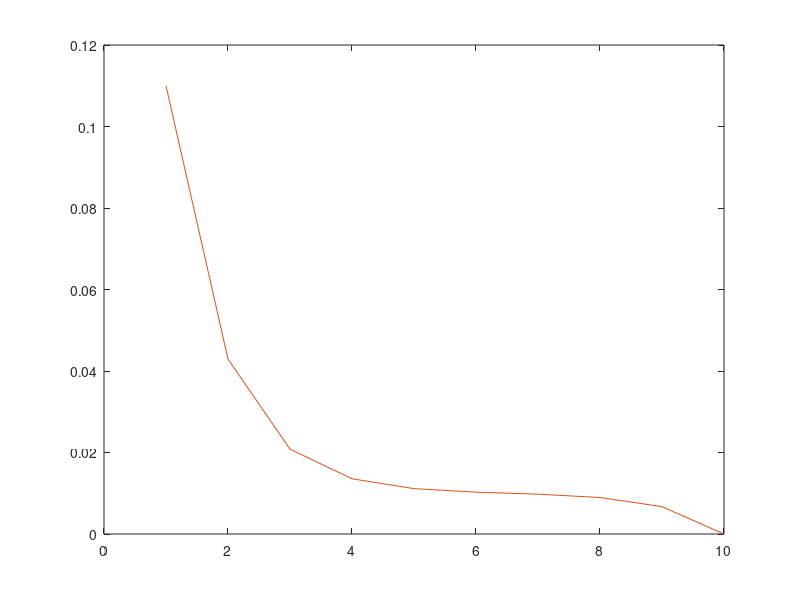

Write the MATLAB code that produced this figure.
clc 
clear all
close all
clc
clear all
close all
L=1;
Uo=1;
v=1;
A=1;
p=10;
N=10;
x =linspace(0,L,N);
a = -2+(p^(2)/N^(2))*ones(1,N);
b = ones(1,N);
c = ones(1,N);
f = ones(N,1)+2*(1/N)*v;
f(1)= v;
f(L)=0;

alpha(1)=a(1);
g(1)=f(1);
for j =2:N
    alpha(j)=a(j)-(b(j)/alpha(j-1))*c(j-1);
    g(j)=f(j) - (b(j)/alpha(j-1))*g(j-1);
end
u(N)=g(N)/alpha(N);

for k=1:N-1
    u(N-k)=(g(N-k)-c(N-k)*u(N-k))/(alpha(N-k))
end
for i=1:N
    m(i)=(1-(cosh(p*(x(i))))/cosh(p*L))*A/(p^(2))+v/p*sinh(p*(L-x(i)))/(cosh(p*L))
end
plot(u)
hold on
plot(m)